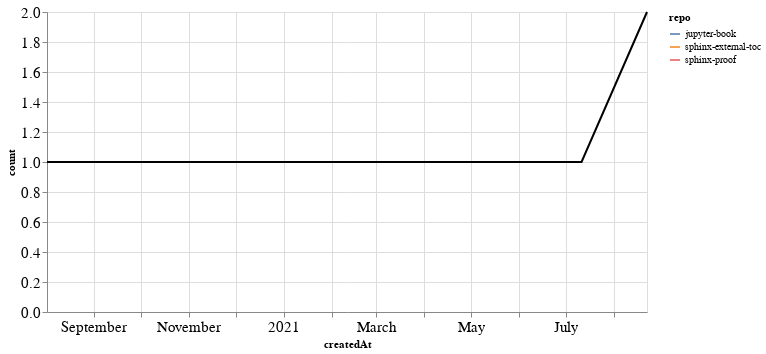

Notebook code cell kept with this figure:
### Markdown cell above
### PRs

### Code cell
prs_time = prs.groupby('repo').resample('W', on='createdAt').count()['author'].reset_index()
prs_time = prs_time.rename(columns={'author': 'count'})
prs_time_total = prs_time.groupby('createdAt').agg({"count": "sum"}).reset_index()

ch1 = alt.Chart(prs_time, width=600).mark_line().encode(
    x='createdAt',
    y='count',
    color='repo',
    tooltip="repo"
)

ch2 = alt.Chart(prs_time_total, width=600).mark_line(color="black").encode(
    x='createdAt',
    y='count',
)

ch1 + ch2

### Figure 1 — Vega-Lite specification as saved in the notebook (floating-point values rounded to 4 significant figures)
{"config": {"axisLeft": {"labelFontSize": 15}, "axisBottom": {"labelFontSize": 15}}, "layer": [{"data": {"name": "data-19cee6e5ae3bdd19a7dd83c458856601"}, "mark": "line", "encoding": {"color": {"type": "nominal", "field": "repo"}, "tooltip": {"type": "nominal", "field": "repo"}, "x": {"type": "temporal", "field": "createdAt"}, "y": {"type": "quantitative", "field": "count"}}, "width": 600}, {"data": {"name": "data-0286f49d85102a2bbe7295aef96bfbbe"}, "mark": {"type": "line", "color": "black"}, "encoding": {"x": {"type": "temporal", "field": "createdAt"}, "y": {"type": "quantitative", "field": "count"}}, "width": 600}], "$schema": "https://vega.github.io/schema/vega-lite/v4.8.1.json", "datasets": {"data-19cee6e5ae3bdd19a7dd83c458856601": [{"repo": "jupyter-book", "createdAt": "2020-08-02T00:00:00", "count": 1}, {"repo": "sphinx-external-toc", "createdAt": "2021-07-11T00:00:00", "count": 1}, {"repo": "sphinx-proof", "createdAt": "2021-08-22T00:00:00", "count": 2}], "data-0286f49d85102a2bbe7295aef96bfbbe": [{"createdAt": "2020-08-02T00:00:00", "count": 1}, {"createdAt": "2021-07-11T00:00:00", "count": 1}, {"createdAt": "2021-08-22T00:00:00", "count": 2}]}}
